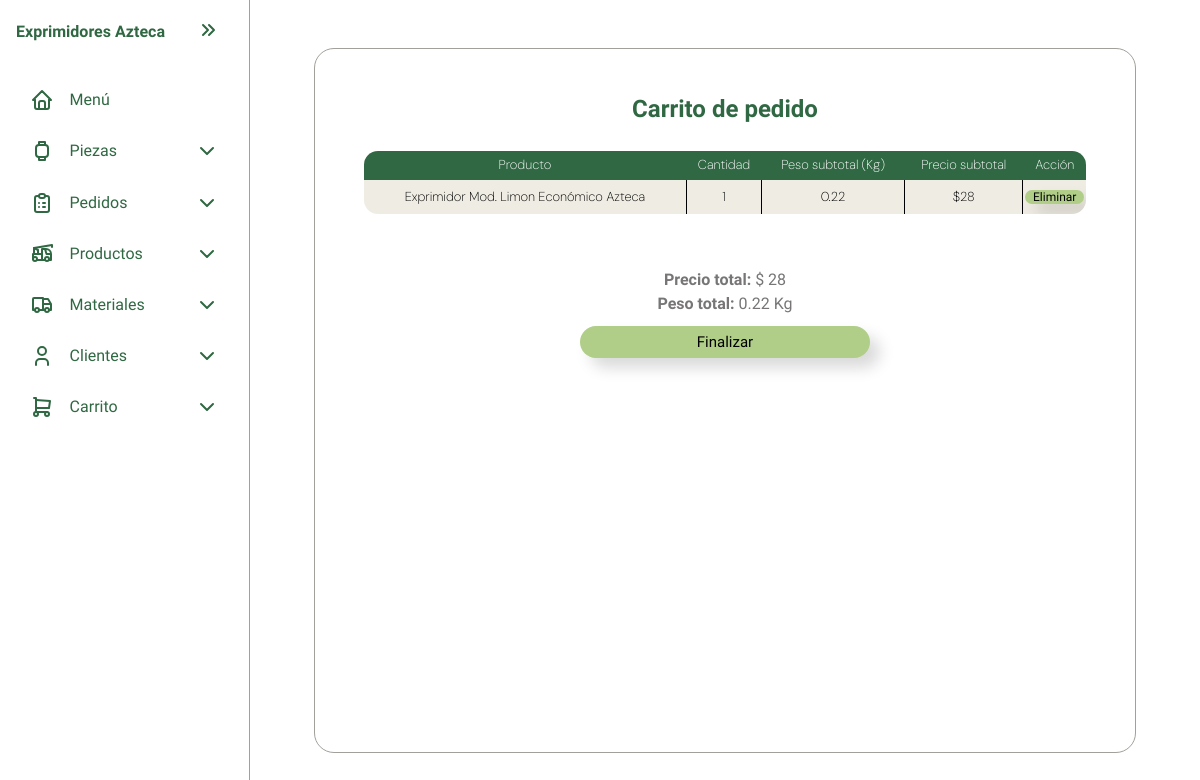
The page /carrito.php on the database as committed earlier.
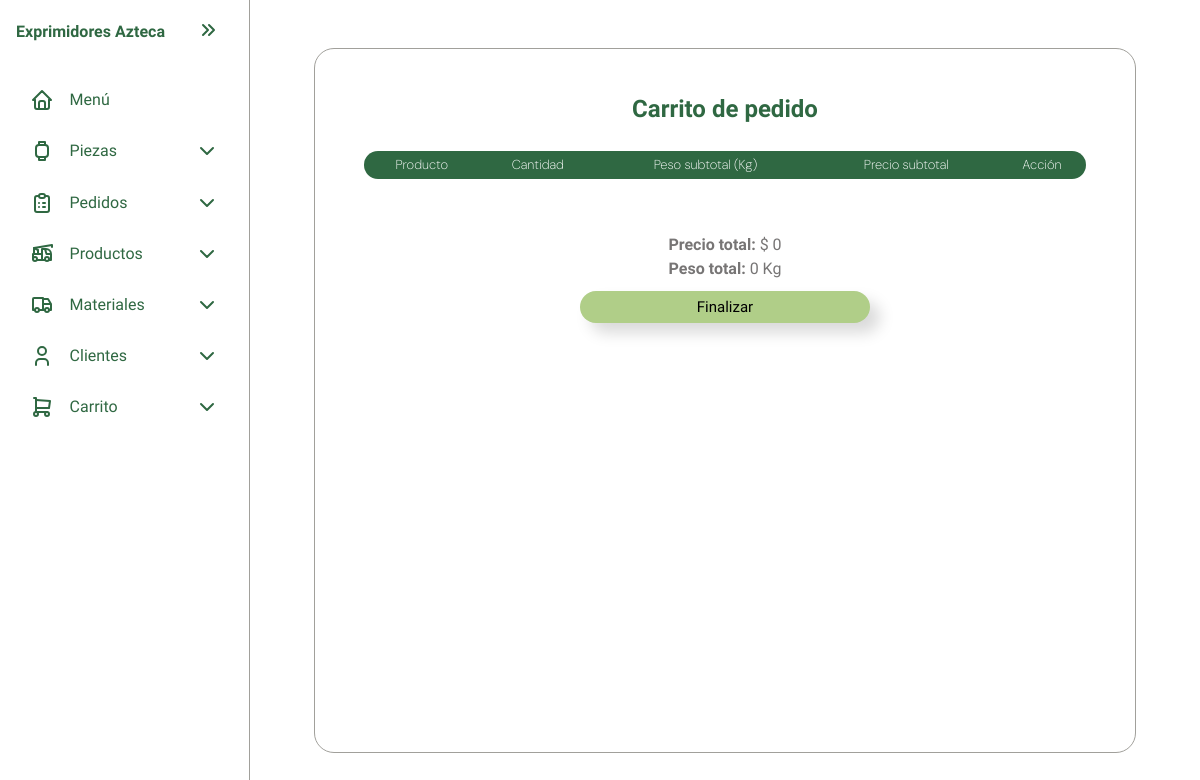
The same page on the database as committed later.
### tables this page shows
CREATE TABLE IF NOT EXISTS `carrito` (
  `id_carrito` int NOT NULL AUTO_INCREMENT,
  `id_producto` int NOT NULL,
  `cantidad` int NOT NULL,
  PRIMARY KEY (`id_carrito`),
  KEY `id_producto` (`id_producto`)
);

CREATE TABLE IF NOT EXISTS `productos` (
  `id_producto` int NOT NULL AUTO_INCREMENT,
  `nombre_producto` varchar(100) NOT NULL,
  `precio_unitario` decimal(10,2) NOT NULL,
  `peso` int NOT NULL,
  PRIMARY KEY (`id_producto`)
);

### HTML/carrito.php (the view, shortened to what this page needs)
<?php
include("../config/connection.php");
include("../assets/HTML/layout.php");
$precio_total = 0;
$peso_total = 0;
$query_carrito = $conexion->query('SELECT c.id_carrito, p.nombre_producto AS producto,p.precio_unitario AS precio, p.peso AS peso, c.cantidad AS cantidad
FROM carrito AS c JOIN productos AS p
ON p.id_producto = c.id_producto');
?>
<head>
</head>
<body>
    <div class="container">
        <h1> Carrito de pedido </h1>
        <br>
        <div class="center_items">
            <table>
                <thead>
                    <tr>
                        <th class="columnas"> Producto </th>
                        <th class="columnas"> Cantidad </th>
                        <th class="columnas"> Peso subtotal (Kg) </th>
                        <th class="columnas"> Precio subtotal </th>
                        <th class="columnas"> Acción </th>
                    </tr>
                </thead>
                <tbody>
                    <?php while ($row = $query_carrito->fetch_assoc()):
                        $peso_subtotal = ($row['peso'] * $row['cantidad']) / 1000;
                        $precio_subtotal = $row['precio'] * $row['cantidad'];
                        $peso_total += $peso_subtotal;
                        $precio_total += $precio_subtotal;
                        ?>
                        <tr>
                            <form method="post" action="../controllers/procesar_carrito.php">
                                <td>
                                    <?php echo htmlspecialchars($row['producto']); ?>
                                </td>
                                <td>
                                    <?php echo htmlspecialchars($row['cantidad']); ?>
                                </td>
                                <td>
                                    <?php echo ($peso_subtotal + ($peso_subtotal * 0.1)); ?>
                                </td>
                                <td>
                                    <?php echo '$' . htmlspecialchars($precio_subtotal); ?>
                                </td>
                                <td> <button type="submit" class="button_table" name="accion" value="eliminar"> Eliminar
                                    </button>
                                </td>
                            </form>
                        </tr>
                    <?php endwhile; ?>
                </tbody>
            </table>
            <br><br>
            <p><b>Precio total:</b> $
                <?php echo htmlspecialchars($precio_total) ?>
            </p>
            <p><b>Peso total:</b>
                <?php echo htmlspecialchars($peso_total + ($peso_total * 0.1)) ?> Kg
            </p>
            <button class="button" id="btnOpenDialog">
                Finalizar
            </button>
        </div>
    </div>
</body>

### assets/HTML/layout.php (shortened to what this page needs)
<!DOCTYPE html>
<html lang="es">
<head>
    <link rel="stylesheet" href="http://localhost/Codigo_Exprimidores_Azteca/assets/CSS/style.css">
</head>
<body>
    <nav id="sidebar">
        <ul>
            <li>
                <span class="logo">Exprimidores Azteca</span>
                <button onclick=toggleSidebar() id="toggle_btn">
                </button>
            </li>
            <li class="active">
                <a href="index.php">
                    <span>Menú</span>
                </a>
            </li>
            <li>
                <button onclick=toggleSubMenu(this) class="dropdown-btn">
                    <span> Piezas </span>
                </button>
            </li>
            <li>
                <button onclick=toggleSubMenu(this) class="dropdown-btn">
                    <span> Pedidos </span>
                </button>
            </li>
            <li>
                <button onclick=toggleSubMenu(this) class="dropdown-btn">
                    <span> Productos </span>
                </button>
            </li>
            <li>
                <button onclick=toggleSubMenu(this) class="dropdown-btn">
                    <span> Materiales </span>
                </button>
            </li>
            <li>
                <button onclick=toggleSubMenu(this) class="dropdown-btn">
                    <span> Clientes </span>
                </button>
            </li>
            <li>
                <button onclick=toggleSubMenu(this) class="dropdown-btn">
                    <span> Carrito </span>
                </button>
        </ul>
    </nav>
</body>
</html>

### assets/CSS/style.css (style rules this page uses)
:root { --green_text: #2F6842; --background_color: #FFFF; --background_color_cream: #EFEDE3; --line-color: #a1a09b; --green_fill: #99b4a2; --green_hover: #99b4a2; --font_text:"Schibsted Grotesk"; --font_tittle: "DM Sans"; }
* { padding: 0; margin: 0; }
html { font-family: var(--font_text), sans-serif; user-select: none; line-height: 1.5rem; }
body { min-height: 100vh; color: var(--green_text); background-color: var(--background_color); display: grid; grid-template-columns: auto 1fr; }
nav ul li a { font-family: var(--font_text), sans-serif; font-size: 16px; color: var(--green_text); text-decoration: none; }
#sidebar { box-sizing: border-box; height: 100vh; padding: 5px 1em; border-right: 1px solid var(--line-color); width: 250px; position: sticky; top: 0; align-self: start; overflow-y: scroll; overflow-x: hidden; text-wrap: nowrap; transition: 300ms ease-in-out; }
#sidebar ul { list-style: none; }
#sidebar>ul>li:first-child { display: flex; justify-content: end; margin-bottom: 16px; }
#sidebar>ul>li .logo:first-child { font-weight: 700; }
#sidebar ul li.active a svg { stroke: var(--green_text); }
#sidebar svg { flex-shrink: 0; stroke: var(--green_text); }
#sidebar a span, #sidebar .dropdown-btn span { flex-grow: 1; }
#sidebar a, #sidebar .dropdown-btn { border-radius: .5em; padding: .85em; text-decoration: none; color: var(--green_text); display: flex; align-items: center; gap: 1em; }
#sidebar .logo { border-radius: .5em; padding: 0em; text-decoration: none; color: var(--green_text); display: flex; align-items: center; gap: 1em; }
#sidebar .dropdown-btn { width: 100%; text-align: left; background-color: var(--background_color); border: none; font: inherit; cursor: pointer; transition: 300ms ease-in-out; }
#toggle_btn { margin-left: auto; padding: 1em; border: none; border-radius: .5em; cursor: pointer; background-color: #ffff; }
#toggle_btn svg { transition: 150ms ease; }
.dropdown-btn svg { transition: 200ms ease-in-out; }
.container { margin-top: min(4em, 5%); margin-bottom: min(4em, 5%); margin-left: min(4em, 10%); margin-right: min(4em, 10%); border-radius: 20px; border: 1px solid var(--line-color); background-color: white; padding: min(3em, 15%); overflow: hidden; }
.center_items { display: flex; justify-content: center; align-items: center; flex-direction: column; }
span { font-family: var(--font_text), sans-serif; font-size: 16px; }
h1 { font-family: var(--font_text), sans-serif; font-size: 24px; text-align: center; }
p { font-size: 16px; color: #777575; }
a { text-decoration: none; color: black; }
table { width: 100%; border: 1px solid #000; border-collapse: collapse; padding: 10px; overflow: hidden ; border-radius: 15px; margin: 5px 2px; align-items: center; max-height: 4vh; }
thead { font-size: small; }
td, th { padding-left: 2px; padding-right: 2px; font-family: "DM Sans", sans-serif; font-weight: 200; border: 1px solid #000; text-align: center; background-color: var(--background_color_cream); color: black; font-optical-sizing: auto; }
.columnas { background-color: #2F6842; color: #fff; padding: 2px; border: 1px solid #2F6842; }
.button { font-family: var(--font_text), sans-serif; width: 40%; height: 2rem; padding: 4px 10px; margin-top: 10px; background-color: #B0CE88; border-radius: 100px; font-size: 15px; box-shadow: 10px 10px 15px rgba(0.1, 0.1, 0.1, 0.15); border: none; cursor: pointer; color: black; text-decoration: none; overflow: hidden; }
tbody { font-size: small; }
.button_table { width: 100%; margin: 10px auto; background-color: #B0CE88; border-radius: 100px; text-align: center; font-size: 12px; box-shadow: 10px 10px 15px rgba(0.1, 0.1, 0.1, 0.15); border: none; cursor: pointer; font-family: var(--font_text), sans-serif; color: black; text-decoration: none; }

Rows that differ between the two databases and show on the page:
removed carrito: id_producto.nombre_producto "Exprimidor Mod. Limon Económico Azteca", cantidad "1", $peso_subtotal + ($peso_subtotal * 0.1) "0.22", precio_subtotal "28"
Other text that changed with them:
$precio_total: "28" → "0"
$peso_total + ($peso_total * 0.1): "0.22" → "0"
